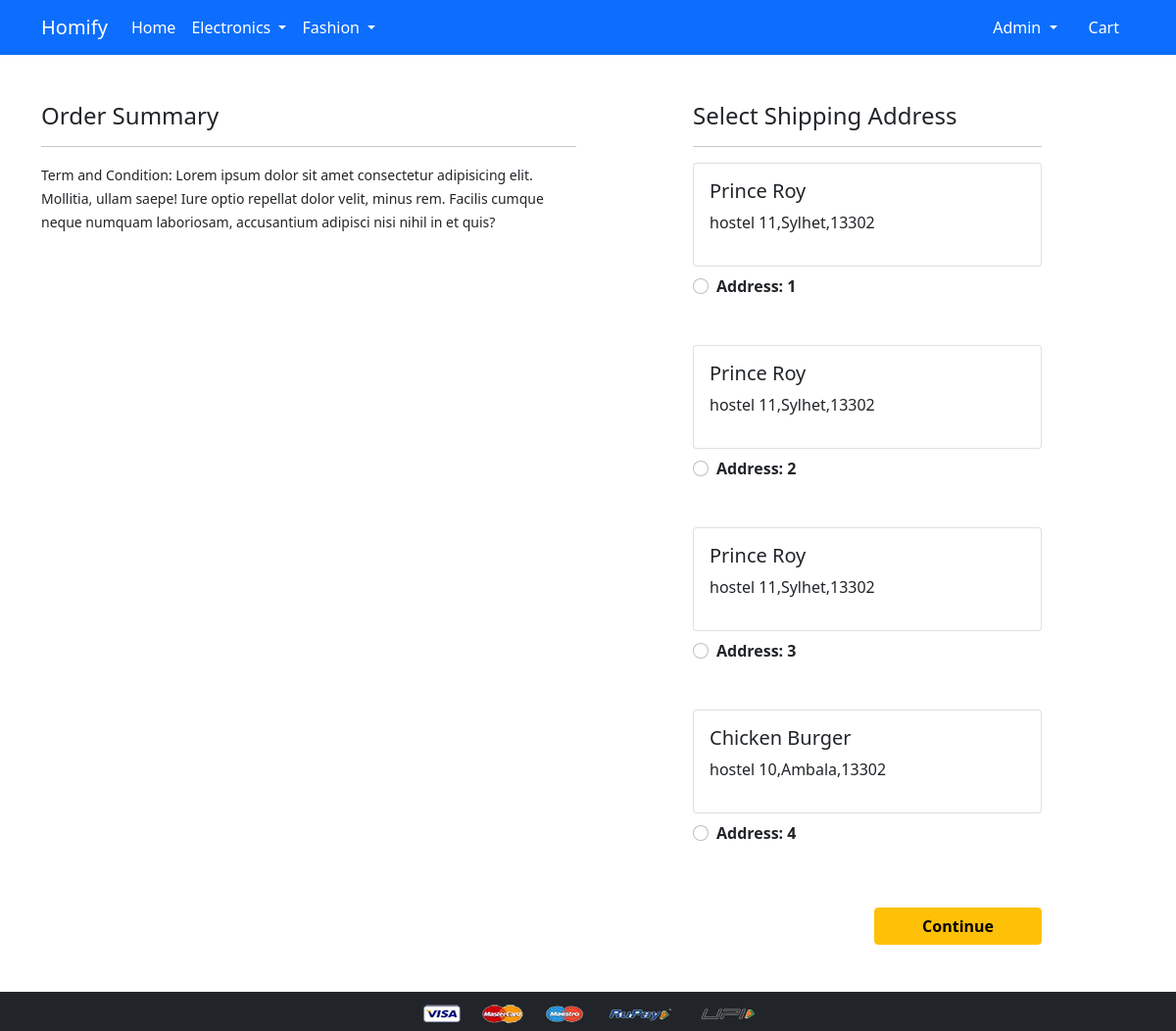
Screenshot of /checkout/ (signed in) with the database file from the repository.
### app/models.py (models this page shows)
class Customer(models.Model):
    user = models.ForeignKey(User, on_delete= models.CASCADE)
    name = models.CharField(max_length=200)
    locality = models.CharField(max_length=200)
    city =models.CharField(max_length=200)
    zipcode = models.IntegerField()

### app/views.py (the view)
# urls.py: path('checkout/', views.checkout, name='checkout'),
@login_required
def checkout(request):
 user =request.user
 add  = Customer.objects.filter(user=user)
 cart_items = Cart.objects.filter(user=user)
 amount = 0.0
 shipping_amount= 30.00
 totalamount = 0.0
 cart_product = [p for p in Cart.objects.all() if p.user == request.user]
 if cart_product:
  for p in cart_product:
   tempamount = (p.quantity * p.product.selling_price)
   amount += tempamount
  totalamount= amount + shipping_amount
 return render(request,'app/checkout.html', {'add':add, 'totalamount':totalamount, 'cart_items':cart_items})

### app/templates/app/checkout.html (shortened to what this page needs)
{% extends 'app/base.html' %}
{% load static %}
{% block main-content %}
<div class="container">
 <div class="row mt-5">
  <div class="col-sm-6">
    <h4>Order Summary</h4>
    <hr>
    <small>Term and Condition: Lorem ipsum dolor sit amet consectetur adipisicing elit. Mollitia, ullam saepe! Iure optio repellat dolor velit, minus rem. Facilis cumque neque numquam laboriosam, accusantium adipisci nisi nihil in et quis?</small>
  </div>
  <div class="col-sm-4 offset-sm-1">
    <h4>Select Shipping Address</h4>
    <hr>
    <form action="/paymentdone">
      {% for ad in add %}
      <div class="card">
        <div class="card-body">
        <h5>{{ad.name}}</h5>
        <p>{{ad.locality}},{{ad.city}},{{ad.zipcode}}</p>
        </div>
      </div>
        <div class="form-check mt-2 mb-5">
          <input class="form-check-input" type="radio"  name="custid" id="custadd{{forloop.counter}}" value="{{ad.id}}">
          <label class="form-check-label fw-bold" for="">
            Address: {{forloop.counter}} </label>
        </div>
        {% endfor %}
        <div class="text-end">
          <button type="submit" class="btn btn-warning mt-3 px-5 fw-bold">Continue</button>
        </div>
      </form>
    </div>
  </div>
</div>
{% endblock main-content %}

### app/templates/app/base.html (shortened to what this page needs)
<!doctype html>
{% load static %}
<html lang="en">
  <head>
    <link href="https://cdn.jsdelivr.net/npm/bootstrap@5.0.0-beta1/dist/css/bootstrap.min.css" rel="stylesheet">
    <link rel="stylesheet" href="{% static 'app/css/owl.carousel.min.css' %}">
    <link rel="stylesheet" href="{% static 'app/css/all.min.css' %}">
    <link rel="stylesheet" href="{% static 'app/css/style.css' %}">
  </head>
  <body>
    <nav class="navbar navbar-expand-lg navbar-dark bg-primary">
     <div class="container" id="word">
       <a class="navbar-brand" href="/" >Homify</a>
       <div class="collapse navbar-collapse" id="navbarSupportedContent">
         <ul class="navbar-nav me-auto mb-2 mb-lg-0">
           <li class="nav-item">
             <a class="nav-link active" aria-current="page" href="/">Home</a>
           </li>
           <li class="nav-item dropdown">
             <a class="nav-link dropdown-toggle text-white" href="#" id="electronicsDropdown" role="button" data-bs-toggle="dropdown" aria-expanded="false">
               Electronics
             </a>
           </li>
           <li class="nav-item dropdown">
             <a class="nav-link dropdown-toggle text-white" href="#" id="fashionDropdown" role="button" data-bs-toggle="dropdown" aria-expanded="false">
               Fashion
             </a>
           </li>
         </ul>
         <div>
          <ul class="navbar-nav me-auto mb-2 mb-lg-0">
            {% if request.user.is_authenticated %}
           <li class="nav-item dropdown mx-2">
              <a class="nav-link dropdown-toggle text-white" href="#" id="profileDropdown" role="button" data-bs-toggle="dropdown" aria-expanded="false">
              <span class="text-capitalize">{{request.user}}</span>
              </a>
            </li>
            <li class="nav-item mx-2">
             <a href="{% url 'showcart' %}" class="nav-link text-white"> Cart </a>
            </li>
            {% endif %}
          </ul>
         </div>
       </div>
     </div>
    </nav>
    {% block main-content %} {% endblock main-content %}
    <footer class="container-fluid bg-dark text-center p-2 mt-5">
        <img src="{% static 'app/images/payment.png' %}" alt="" srcset="" class="img-fluid" height="2px">
    </footer>
  </body>
</html>

### rows the page displays
Customer: name "Prince Roy", locality "hostel 11", city "Sylhet", zipcode "13302"
Customer: name "Prince Roy", locality "hostel 11", city "Sylhet", zipcode "13302"
Customer: name "Prince Roy", locality "hostel 11", city "Sylhet", zipcode "13302"
Customer: name "Chicken Burger", locality "hostel 10", city "Ambala", zipcode "13302"

### other values shown
{{ request.user }} "Admin"
